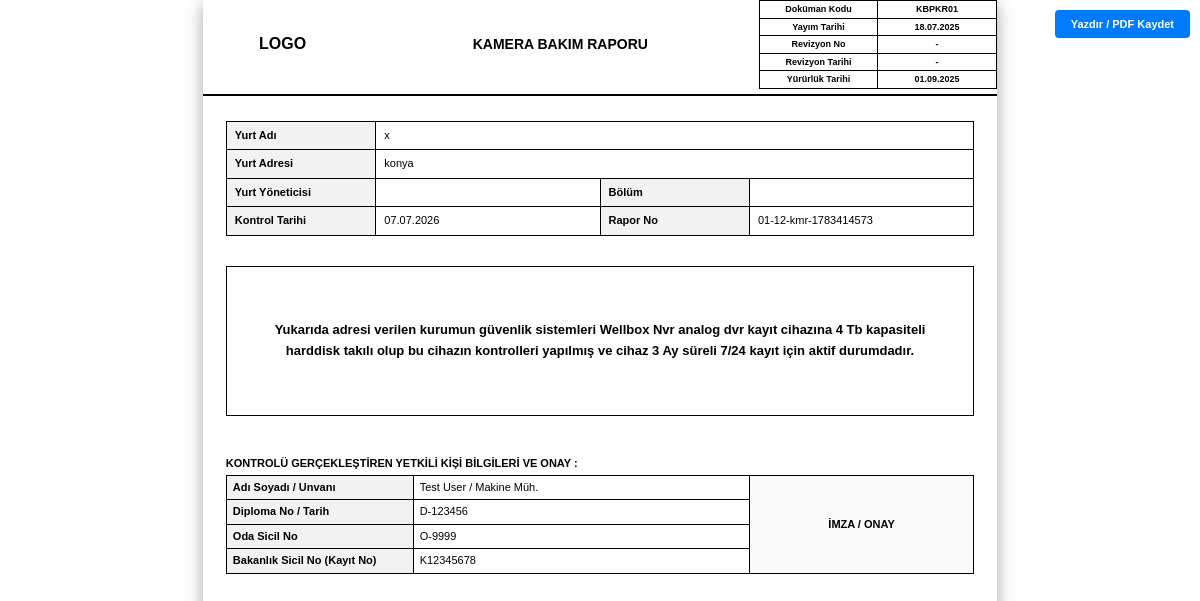
The app's page /pages/kamera_bakim_yazdir.php?id=2 (signed in) with its own data.
### tables this page shows
CREATE TABLE `system_settings` (
  `id` int(11) NOT NULL AUTO_INCREMENT,
  `setting_key` varchar(100) NOT NULL,
  `setting_value` text DEFAULT NULL,
  `updated_at` timestamp NOT NULL DEFAULT current_timestamp() ON UPDATE current_timestamp(),
  PRIMARY KEY (`id`),
  UNIQUE KEY `setting_key` (`setting_key`)
);

CREATE TABLE `kamera_bakim_reports` (
  `id` int(11) NOT NULL AUTO_INCREMENT,
  `kurum_id` int(11) NOT NULL,
  `report_no` varchar(100) NOT NULL,
  `report_date` date NOT NULL,
  `start_date` datetime DEFAULT NULL,
  `end_date` datetime DEFAULT NULL,
  `next_control_date` date DEFAULT NULL,
  `isg_katip_id` varchar(100) DEFAULT NULL,
  `firma_adi_eki` varchar(255) DEFAULT NULL,
  `control_reason` varchar(255) DEFAULT 'Periyodik Kontrol',
  `yurt_yoneticisi` varchar(255) DEFAULT NULL,
  `report_text` text DEFAULT NULL,
  `result` varchar(50) DEFAULT 'UYGUNDUR',
  `authorized_person_id` int(11) DEFAULT NULL,
  `created_at` timestamp NOT NULL DEFAULT current_timestamp(),
  PRIMARY KEY (`id`),
  UNIQUE KEY `report_no` (`report_no`),
  KEY `kurum_id` (`kurum_id`),
  KEY `authorized_person_id` (`authorized_person_id`),
  CONSTRAINT `kamera_bakim_reports_ibfk_1` FOREIGN KEY (`kurum_id`) REFERENCES `institutions` (`id`) ON DELETE CASCADE,
  CONSTRAINT `kamera_bakim_reports_ibfk_2` FOREIGN KEY (`authorized_person_id`) REFERENCES `authorized_persons` (`id`) ON DELETE SET NULL
);

CREATE TABLE `institutions` (
  `id` int(11) NOT NULL AUTO_INCREMENT,
  `user_id` int(11) NOT NULL,
  `firma_adi` varchar(255) NOT NULL,
  `adresi` text DEFAULT NULL,
  `sgk_sicil_no` varchar(50) DEFAULT NULL,
  `il_kodu` varchar(2) DEFAULT '01',
  `kurum_kodu` varchar(3) DEFAULT NULL,
  `isg_katip_id` varchar(100) DEFAULT NULL,
  `report_date` date DEFAULT NULL,
  `start_date` datetime DEFAULT NULL,
  `end_date` datetime DEFAULT NULL,
  `next_control_date` date DEFAULT NULL,
  `created_at` timestamp NOT NULL DEFAULT current_timestamp(),
  `contract_pdf` varchar(255) DEFAULT NULL,
  PRIMARY KEY (`id`),
  KEY `user_id` (`user_id`),
  CONSTRAINT `institutions_ibfk_1` FOREIGN KEY (`user_id`) REFERENCES `users` (`id`) ON DELETE CASCADE
);

CREATE TABLE `authorized_persons` (
  `id` int(11) NOT NULL AUTO_INCREMENT,
  `adi_soyadi` varchar(255) NOT NULL,
  `meslegi` varchar(255) DEFAULT NULL,
  `kayit_no` varchar(100) DEFAULT NULL,
  `created_at` timestamp NOT NULL DEFAULT current_timestamp(),
  `diploma_no` varchar(100) DEFAULT NULL,
  `oda_sicil_no` varchar(100) DEFAULT NULL,
  PRIMARY KEY (`id`)
);

### htdocs/includes/functions.php (called while the page is built, shortened)
<?php
function getSetting($pdo, $key, $default = '')
{
    try {
        $stmt = $pdo->prepare("SELECT setting_value FROM system_settings WHERE setting_key = ?");
        $stmt->execute([$key]);
        $val = $stmt->fetchColumn();
        return ($val !== false) ? $val : $default;
    } catch (PDOException $e) {
        return $default;
    }
}
?>

### htdocs/pages/kamera_bakim_yazdir.php (the view, shortened to what this page needs)
<?php
require_once '../includes/db.php';
require_once '../includes/functions.php';
$id = isset($_GET['id']) ? cleanInput($_GET['id']) : null;
$stmt = $pdo->prepare("
    SELECT r.*,
           i.firma_adi, i.adresi, i.sgk_sicil_no, i.il_kodu, i.kurum_kodu,
           ap.adi_soyadi, ap.meslegi, ap.kayit_no, ap.diploma_no, ap.oda_sicil_no
    FROM kamera_bakim_reports r
    JOIN institutions i ON r.kurum_id = i.id
    LEFT JOIN authorized_persons ap ON r.authorized_person_id = ap.id
    WHERE r.id = ?
");
$stmt->execute([$id]);
$data = $stmt->fetch();
function renderHeader()
{
    global $pdo;
    $logoText = getSetting($pdo, 'logo_text', 'LOGO');
    $logoHtml = htmlspecialchars($logoText);
    ?>
    <table style="border:none; margin: 0; padding: 0;">
        <tr style="border:none;">
            <td style="width: 20%; height: 60px; border:none; text-align:center; vertical-align:middle; padding: 0;">
                <div style="font-weight:bold; font-size:16px;"><?php echo $logoHtml; ?></div>
            </td>
            <td style="width: 50%; text-align: center; border:none; padding: 0; vertical-align:middle;">
                <h1 style="font-size: 14px; margin: 0; line-height: 1.3;">KAMERA BAKIM RAPORU</h1>
            </td>
            <td style="width: 30%; border:none; padding: 0;">
                <table class="doc-info" style="border:1px solid black; width:100%; margin: 0;">
                    <tr>
                        <td style="border:1px solid black; width:50%; padding: 2px 4px; font-size: 9px;">Doküman Kodu</td>
                        <td style="border:1px solid black; padding: 2px 4px; font-size: 9px;">KBPKR01</td>
                    </tr>
                    <tr>
                        <td style="border:1px solid black; padding: 2px 4px; font-size: 9px;">Yayım Tarihi</td>
                        <td style="border:1px solid black; padding: 2px 4px; font-size: 9px;">18.07.2025</td>
                    </tr>
                    <tr>
                        <td style="border:1px solid black; padding: 2px 4px; font-size: 9px;">Revizyon No</td>
                        <td style="border:1px solid black; padding: 2px 4px; font-size: 9px;">-</td>
                    </tr>
                    <tr>
                        <td style="border:1px solid black; padding: 2px 4px; font-size: 9px;">Revizyon Tarihi</td>
                        <td style="border:1px solid black; padding: 2px 4px; font-size: 9px;">-</td>
                    </tr>
                    <tr>
                        <td style="border:1px solid black; padding: 2px 4px; font-size: 9px;">Yürürlük Tarihi</td>
                        <td style="border:1px solid black; padding: 2px 4px; font-size: 9px;">01.09.2025</td>
                    </tr>
                </table>
            </td>
        </tr>
    </table>
    <hr style="border: 1px solid black; margin-top:5px; margin-bottom:5px;">
    <?php
}
?>
<!DOCTYPE html>
<html lang="tr">
<head>
    <link rel="stylesheet" href="../assets/css/rapor.css">
</head>
<body>
    <div class="no-print">
        <button onclick="window.print()">
            <i class="fas fa-print"></i> Yazdır / PDF Kaydet
        </button>
    </div>
    <table class="main-report-table" style="border:none; margin:0 auto;">
        <thead>
            <tr>
                <th style="border:none; padding:0;">
                    <?php renderHeader(); ?>
                </th>
            </tr>
        </thead>
        <tbody>
            <tr>
                <td style="border:none; padding:0;">
                    <div class="page">
                        <table>
                            <tr>
                                <td style="width: 20%;" class="header-bg fw-bold">Yurt Adı</td>
                                <td style="width: 80%;" colspan="3"><?php echo htmlspecialchars($data['firma_adi'] ?? ''); ?></td>
                            </tr>
                            <tr>
                                <td class="header-bg fw-bold">Yurt Adresi</td>
                                <td colspan="3"><?php echo htmlspecialchars($data['adresi'] ?? '-'); ?></td>
                            </tr>
                            <tr>
                                <td style="width: 20%;" class="header-bg fw-bold">Yurt Yöneticisi</td>
                                <td style="width: 30%;"><?php echo htmlspecialchars($data['yurt_yoneticisi'] ?? '-'); ?></td>
                                <td style="width: 20%;" class="header-bg fw-bold">Bölüm</td>
                                <td style="width: 30%;"><?php echo htmlspecialchars($data['firma_adi_eki'] ?? '-'); ?></td>
                            </tr>
                            <tr>
                                <td class="header-bg fw-bold">Kontrol Tarihi</td>
                                <td><?php echo date('d.m.Y', strtotime($data['report_date'])); ?></td>
                                <td class="header-bg fw-bold">Rapor No</td>
                                <td><?php echo htmlspecialchars($data['report_no'] ?? '-'); ?></td>
                            </tr>
                        </table>
                        <div class="content-box">
                            <?php echo nl2br(htmlspecialchars($data['report_text'])); ?>
                        </div>
                        <div class="fw-bold" style="margin-top: 15px; margin-bottom: 2px; font-size: 11px;">KONTROLÜ GERÇEKLEŞTİREN YETKİLİ KİŞİ BİLGİLERİ VE ONAY :</div>
                        <table style="width: 100%; border-collapse: collapse; margin-top: 4px;">
                            <tr>
                                <td class="header-bg fw-bold" style="width: 25%; border: 1px solid #000; padding: 4px 6px;">Adı Soyadı / Unvanı</td>
                                <td style="width: 45%; border: 1px solid #000; padding: 4px 6px;"><?php echo htmlspecialchars($data['adi_soyadi'] ?? '-'); ?> / <?php echo htmlspecialchars($data['meslegi'] ?? '-'); ?></td>
                                <td rowspan="4" style="width: 30%; vertical-align: middle; text-align: center; font-weight: bold; border: 1px solid #000; background-color: #fafafa; padding: 4px 6px;">İMZA / ONAY</td>
                            </tr>
                            <tr>
                                <td class="header-bg fw-bold" style="border: 1px solid #000; padding: 4px 6px;">Diploma No / Tarih</td>
                                <td style="border: 1px solid #000; padding: 4px 6px;"><?php echo htmlspecialchars($data['diploma_no'] ?? '-'); ?></td>
                            </tr>
                            <tr>
                                <td class="header-bg fw-bold" style="border: 1px solid #000; padding: 4px 6px;">Oda Sicil No</td>
                                <td style="border: 1px solid #000; padding: 4px 6px;"><?php echo htmlspecialchars($data['oda_sicil_no'] ?? '-'); ?></td>
                            </tr>
                            <tr>
                                <td class="header-bg fw-bold" style="border: 1px solid #000; padding: 4px 6px;">Bakanlık Sicil No (Kayıt No)</td>
                                <td style="border: 1px solid #000; padding: 4px 6px;"><?php echo htmlspecialchars($data['kayit_no'] ?? '-'); ?></td>
                            </tr>
                        </table>
                    </div>
                </td>
            </tr>
        </tbody>
    </table>
</body>
</html>

### htdocs/assets/css/rapor.css (style rules this page uses)
* { box-sizing: border-box; }
body { font-family: 'Arial', sans-serif; font-size: 10px; background-color: #c8c8c8; margin: 0; padding: 20px; }
h1 { font-size: 14px; text-align: center; margin: 0; line-height: 1.2; }
table { width: 100%; border-collapse: collapse; margin-bottom: 5px; margin-top: 5px; }
th, td { border: 1px solid #000; padding: 2px 4px; vertical-align: middle; }
.main-report-table { width: 210mm; margin: 0 auto; border-collapse: collapse; background: white; box-shadow: 0 4px 16px rgba(0, 0, 0, 0.35); }
.page { width: 100%; min-height: 277mm; padding: 4mm 6mm; position: relative; border-bottom: 4px solid #c8c8c8; }
.page:last-child { border-bottom: none; }

### htdocs/pages/kamera_bakim_yazdir.php (style rules this page uses)
body { font-family: Arial, sans-serif; font-size: 11px; line-height: 1.4; color: #000; background-color: #fff; margin: 0; padding: 0; }
.no-print { position: fixed; top: 10px; right: 10px; z-index: 1000; }
.no-print button { padding: 8px 16px; background: #007bff; color: white; border: none; cursor: pointer; font-weight: bold; border-radius: 4px; font-size: 11px; }
.header-bg { background-color: #f2f2f2; font-weight: bold; }
table { width: 100%; border-collapse: collapse; margin-bottom: 12px; }
th, td { border: 1px solid #000; padding: 6px 8px; vertical-align: middle; }
.fw-bold { font-weight: bold; }
.content-box { border: 1.5px solid #000; padding: 30px 20px; text-align: center; font-size: 13px; font-weight: bold; line-height: 1.6; margin-top: 30px; margin-bottom: 40px; min-height: 150px; display: flex; align-items: center; justify-content: center; background-color: #fff; }

### records on screen
system_settings: setting_value "LOGO"
kamera_bakim_reports: kurum.firma_adi "x", kurum.adresi "konya", report_date "07.07.2026", report_no "01-12-kmr-1783414573", report_text "Yukarıda adresi verilen kurumun güvenlik sistemleri Wellbox Nvr analog dvr kayıt cihazına 4 Tb kapasiteli harddisk takılı olup bu cihazın kontrolleri yapılmış ve cihaz 3 Ay süreli 7/24 kayıt için aktif durumdadır.", authorized_person.adi_soyadi "Test User", authorized_person.meslegi "Makine Müh.", authorized_person.diploma_no "D-123456", authorized_person.oda_sicil_no "O-9999", authorized_person.kayit_no "K12345678"
